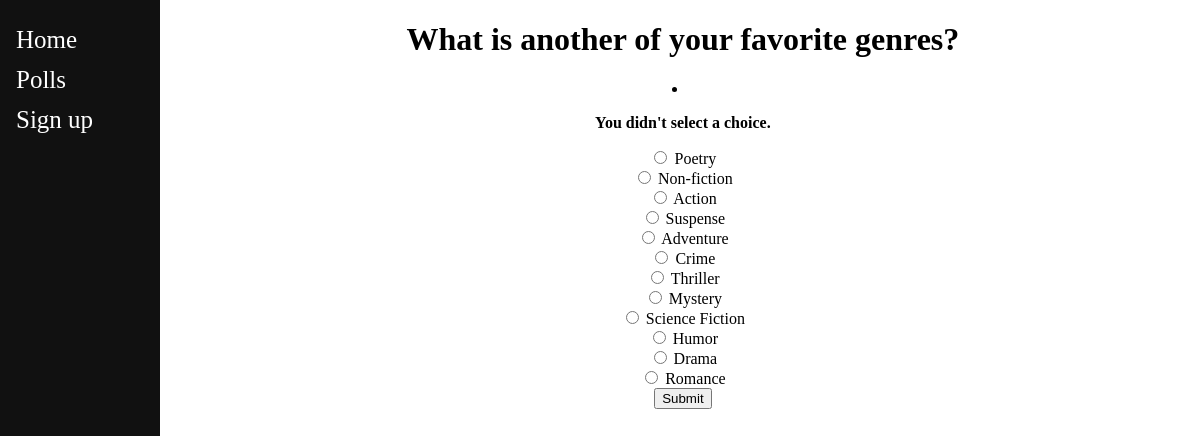
Page /polls/8/vote/ on the committed database.
### polls/models.py (models this page shows, shortened)
class Question(models.Model):
    question_text = models.CharField(max_length=200)
    pub_date = models.DateTimeField('date published')

class Choice(models.Model):
    question = models.ForeignKey(Question, on_delete=models.CASCADE)
    choice_text = models.CharField(max_length=200)
    votes = models.IntegerField(default=0)

### polls/views.py (the view)
# urls.py: path('<int:question_id>/vote/', views.vote, name='vote'),
def vote(request, question_id):
    question = get_object_or_404(Question, pk=question_id)
    try:
        selected_choice = question.choice_set.get(pk=request.POST['choice'])
    except (KeyError, Choice.DoesNotExist):
        return render(request, 'polls/detail.html', {
            'question': question,
            'error_message': "You didn't select a choice.",
        })
    else:
        selected_choice.votes += 1
        selected_choice.save()
        return HttpResponseRedirect(reverse('polls:results', args=(question.id,)))

### polls/templates/polls/detail.html (shortened to what this page needs)
{% extends "base_layout.html" %}
{% block content %}
<div class="sidenav">
	<a href="{% url 'index' %}">Home</a>
	<a href="/polls">Polls</a>
	<a href="/register"> Sign up</a>
</div>
<h1 style="text-align:center">{{ question.question_text }}</h1>
<li style="text-align:center">
	{% if error_message %}<p><strong>{{ error_message }}</strong></p>{% endif %}
<form action="{% url 'polls:vote' question.id %}" method="post">
{% for choice in question.choice_set.all %}
 	<input type="radio" name="choice" id="choice{{ forloop.counter }}" value="{{ choice.id }}">
    <label for="choice{{ forloop.counter }}">{{ choice.choice_text }}</label><br>
{% endfor %}
<input type="submit" value="Submit">
</li style="text-align:center">
{% endblock %}

### home/static/home/homestyle.css (style rules this page uses)
.sidenav { height:100%; width:160px; position: absolute; z-index:1; top:0; left:0; background-color:#111; overflow-x: :hidden; padding-top:20px; }
.sidenav a { padding:6px 8px 6px 16px; text-decoration: none; font-size:25px; color: #ffffff; display:block; }

### rows in the picture
Question: question_text "What is another of your favorite genres?"
Choice: choice_text "Poetry"
Choice: choice_text "Non-fiction"
Choice: choice_text "Action"
Choice: choice_text "Suspense"
Choice: choice_text "Adventure"
Choice: choice_text "Crime"
Choice: choice_text "Thriller"
Choice: choice_text "Mystery"
Choice: choice_text "Science Fiction"
Choice: choice_text "Humor"
Choice: choice_text "Drama"
Choice: choice_text "Romance"

### other values in the picture
{{ error_message }} "You didn't select a choice."
